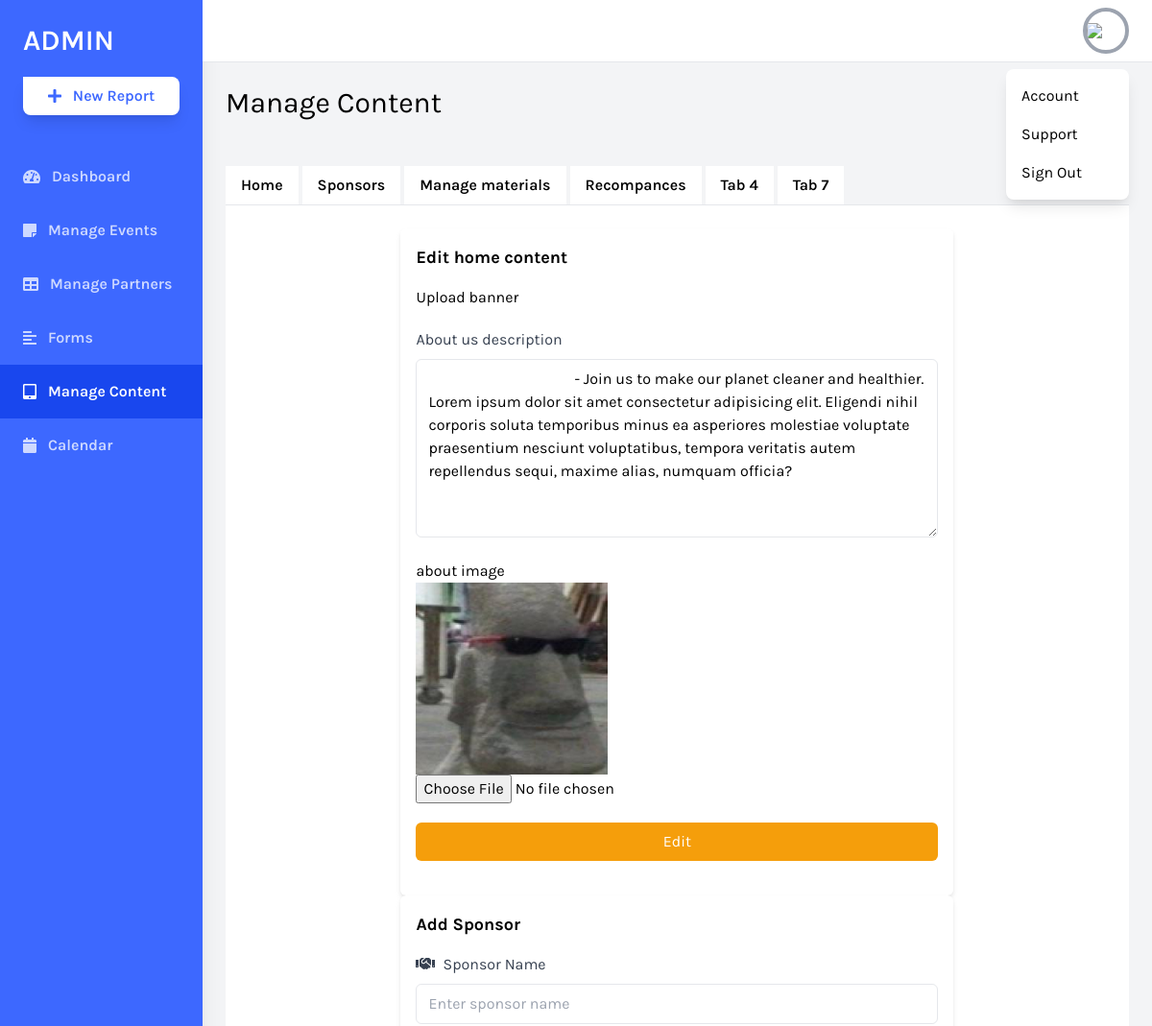
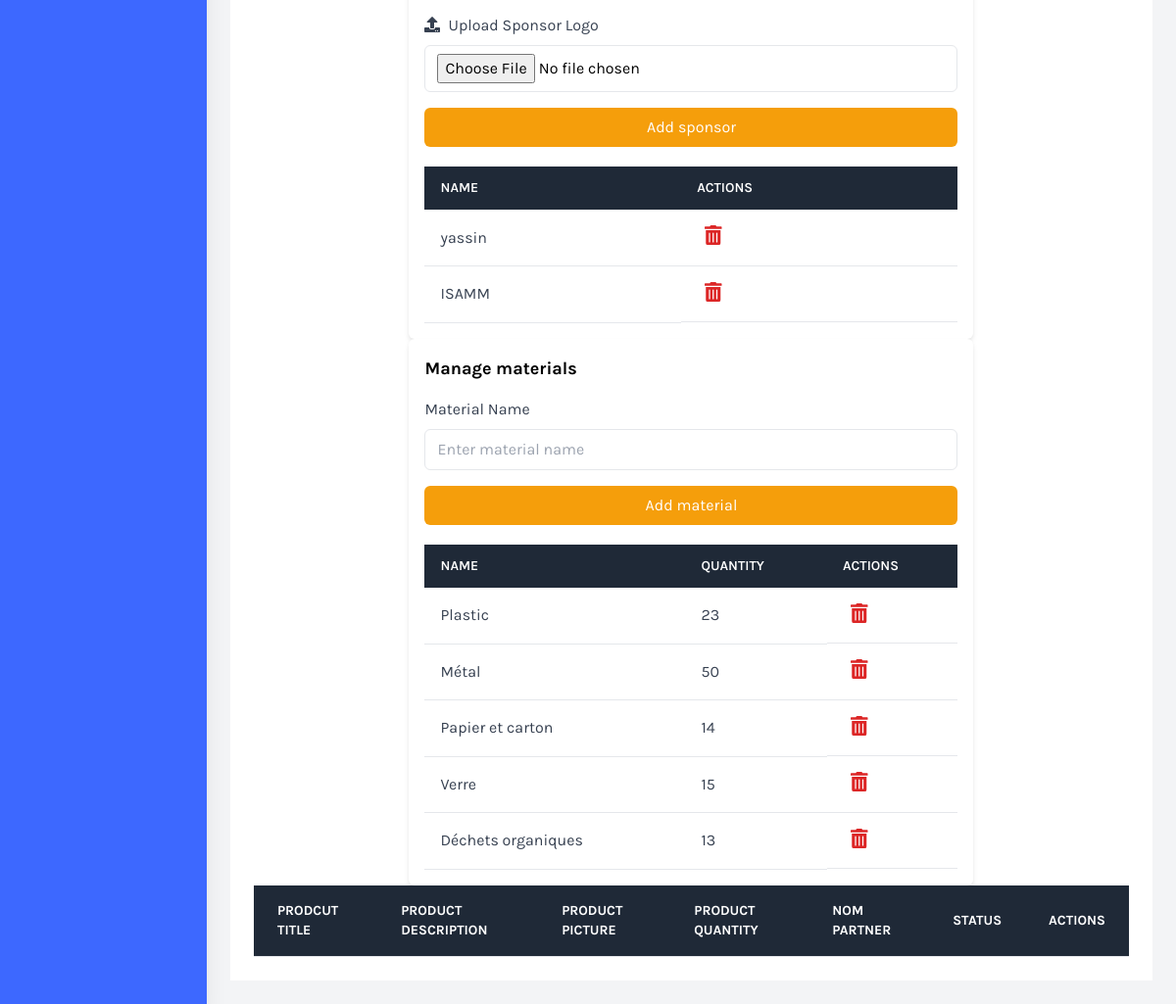
Screenshot of /daskboard/tabs.php with the database file from the repository (2 pictures, top to bottom).
### tables this page shows
CREATE TABLE `home` (
  `id` int(11) NOT NULL,
  `banner` varchar(250) NOT NULL,
  `about` text NOT NULL,
  `aboutimg` varchar(250) NOT NULL
);

CREATE TABLE `sponsors` (
  `idsponsor` int(11) NOT NULL,
  `nomsponsor` varchar(100) NOT NULL,
  `imgsponsor` varchar(20) NOT NULL
);

CREATE TABLE `materials` (
  `idmat` int(11) NOT NULL,
  `nommat` varchar(100) NOT NULL,
  `qty` decimal(10,0) NOT NULL
);

### daskboard/tabs.php (the view, shortened to what the rows shown need)
<!DOCTYPE html>
<html lang="en">
<?php
include "conn.php";
?>
<head>
    <link href="https://cdnjs.cloudflare.com/ajax/libs/tailwindcss/2.2.19/tailwind.min.css" rel="stylesheet">
</head>
<body class="bg-gray-100 font-family-karla flex">
                                    <?php
                                    $home="select * from home";
                                    $homeRes = mysqli_query($conn, $home);
                                    if($row=mysqli_fetch_assoc($homeRes)){
                                        $banner=$row['banner'];
                                        $aboutimg=$row['aboutimg'];
                                        $about=$row['about'];
                                    }
                                    ?>
    <div class="relative w-full flex flex-col h-screen overflow-y-hidden">
        <div class="w-full h-screen overflow-x-hidden border-t flex flex-col">
            <main class="w-full flex-grow p-6">
                <h1 class="text-3xl text-black pb-6">Manage Content</h1>
                <div class="w-full mt-6" x-data="{ openTab: 1 }">
                    <div class="bg-white p-6">
                        <div id="" class="" x-show="openTab === 1">
                            <div class="max-w-xl mx-auto p-4 bg-white shadow-md rounded-md">
                                <h2 class="text-lg font-bold mb-4">Edit home content</h2>
                                <form method="post" enctype="multipart/form-data">
                                    <button>Upload banner</button><br>
                                    <div class="mb-4 mt-5">
                                        <label class="block text-gray-700 mb-2">
                                            About us description
                                        </label>
                                            <textarea rows="7" cols="50" name="aboutContent" id="" class="w-full px-3 py-2 border rounded-md focus:outline-none focus:ring focus:ring-yellow-300">
                                        <?php echo(trim($row['about'])) ?>
                                        </textarea>
                                    </div>
                                    <h2>about image</h2>
                                    <img src="../uploads/<?php echo($row["aboutimg"]) ?>" alt="" class="w-[5%]">
                                    <input type="file" name="aboutImage" id="aboutImage"><br>
                                    <input type="submit" value="Edit" name="submit" class="my-5 w-full bg-yellow-500 text-white py-2 rounded-md hover:bg-yellow-600">
                                </form>
                            </div>
                        </div>
                        <div id="" class="" x-show="openTab === 3">
                            <div class="max-w-xl mx-auto p-4 bg-white shadow-md rounded-md">
                                <h2 class="text-lg font-bold mb-4">Add Sponsor</h2>
                                <table class="min-w-full bg-white mt-5">
                                <thead class="bg-gray-800 text-white">
                                <tr>
                                    <th class="text-left py-3 px-4 uppercase font-semibold text-sm">Name</th>
                                    <th class="text-left py-3 px-4 uppercase font-semibold text-sm">Actions</th>
                                </tr>
                                </thead>
                            <tbody class="text-gray-700">
                            <tr>
                                 <?php
                                 $showSponsorReq="select * from sponsors";
                                 $showSponsorRes=mysqli_query($conn, $showSponsorReq);
                                 while($showSponsor=mysqli_fetch_assoc($showSponsorRes)){
                                    echo "<td class='py-4 px-4 border-b border-grey-light'>" .$showSponsor['nomsponsor']."</td>";
                                    echo "<td class='py-4 px-4 border-b border-grey-light flex'>
                                        <a href='deleteSponsor.php?idsponsor=".$showSponsor['idsponsor']."'>
                                            <i class='fas fa-trash-alt text-xl text-red-600 ml-2'
                                                aria-hidden='true'></i></a>
                                        </td>
                                    </tr>";
                                 }
                                 ?>
                                 </tbody>
                                 </table>
                            </div>
                        </div>
                        <div id="" class="" x-show="openTab === 4">
                        <div class="max-w-xl mx-auto p-4 bg-white shadow-md rounded-md">
                                <h2 class="text-lg font-bold mb-4">Manage materials</h2>
                                <table class="min-w-full bg-white mt-5">
                                <thead class="bg-gray-800 text-white">
                                <tr>
                                    <th class="text-left py-3 px-4 uppercase font-semibold text-sm">Name</th>
                                    <th class="text-left py-3 px-4 uppercase font-semibold text-sm">Quantity</th>
                                    <th class="text-left py-3 px-4 uppercase font-semibold text-sm">Actions</th>
                                </tr>
                                </thead>
                            <tbody class="text-gray-700">
                            <tr>
                                 <?php
                                 $showMatsReq="select * from materials";
                                 $showMatsRes=mysqli_query($conn, $showMatsReq);
                                 while($showMats=mysqli_fetch_assoc($showMatsRes)){
                                    echo "<td class='py-4 px-4 border-b border-grey-light'>" .$showMats['nommat']."</td>";
                                    echo "<td class='py-4 px-4 border-b border-grey-light'>" .$showMats['qty']."</td>";
                                    echo "<td class='py-4 px-4 border-b border-grey-light flex'>
                                        <a href='deleteMat.php?idmat=".$showMats['idmat']."'>
                                            <i class='fas fa-trash-alt text-xl text-red-600 ml-2'
                                                aria-hidden='true'></i></a>
                                        </td>
                                    </tr>";
                                 }
                                 ?>
                                 </tbody>
                                 </table>
                            </div>
                        </div>
                        <div id="" class="" x-show="openTab === 5">
                            <div class="bg-white overflow-auto">
                                <table class="text-left w-full border-collapse">
                                    <thead>
                                        <tr class="bg-gray-800 text-white">
                                            <th
                                                class="py-4 px-6 bg-grey-lightest font-bold uppercase text-sm text-grey-dark border-b border-grey-light">
                                                prodcut title</th>
                                            <th
                                                class="py-4 px-6 bg-grey-lightest font-bold uppercase text-sm text-grey-dark border-b border-grey-light">
                                                product Description</th>
                                            <th
                                                class="py-4 px-6 bg-grey-lightest font-bold uppercase text-sm text-grey-dark border-b border-grey-light">
                                                product picture</th>
                                            <th
                                                class="py-4 px-6 bg-grey-lightest font-bold uppercase text-sm text-grey-dark border-b border-grey-light">
                                                product quantity</th>
                                            <th
                                                class="py-4 px-6 bg-grey-lightest font-bold uppercase text-sm text-grey-dark border-b border-grey-light">
                                                Nom Partner</th>
                                            <th
                                                class="py-4 px-6 bg-grey-lightest font-bold uppercase text-sm text-grey-dark border-b border-grey-light">
                                                status</th>
                                            <th
                                                class="py-4 px-6 bg-grey-lightest font-bold uppercase text-sm text-grey-dark border-b border-grey-light">
                                                Actions</th>
                                        </tr>
                                    </thead>
                                </table>
                            </div>
                        </div>
                    </div>
                </div>
            </main>
        </div>
    </div>
</body>
</html>

### rows the page displays
home: aboutContent "- Join us to make our planet cleaner and healthier. Lorem ipsum dolor sit amet consectetur adipisicing elit. Eligendi nihil corporis soluta temporibus minus ea asperiores molestiae voluptate praesentium nesciunt voluptatibus, tempora veritatis autem repellendus sequi, maxime alias, numquam officia?", aboutimg (picture)
sponsors: nomsponsor "yassin"
sponsors: nomsponsor "ISAMM"
materials: nommat "Plastic", qty "23"
materials: nommat "Métal", qty "50"
materials: nommat "Papier et carton", qty "14"
materials: nommat "Verre", qty "15"
materials: nommat "Déchets organiques", qty "13"
